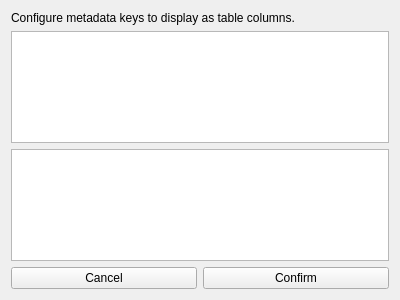
<?xml version="1.0" encoding="UTF-8"?>
<ui version="4.0">
 <class>Column</class>
 <widget class="QWidget" name="Column">
  <property name="geometry">
   <rect>
    <x>0</x>
    <y>0</y>
    <width>400</width>
    <height>300</height>
   </rect>
  </property>
  <property name="minimumSize">
   <size>
    <width>0</width>
    <height>0</height>
   </size>
  </property>
  <property name="windowTitle">
   <string>Table Column</string>
  </property>
  <layout class="QVBoxLayout" name="verticalLayout_2">
   <item>
    <widget class="QLabel" name="label">
     <property name="text">
      <string>Configure metadata keys to display as table columns.</string>
     </property>
    </widget>
   </item>
   <item>
    <layout class="QVBoxLayout" name="tableLayout">
     <item>
      <widget class="QTableWidget" name="tableWidget"/>
     </item>
    </layout>
   </item>
   <item>
    <widget class="QTableWidget" name="addTableWidget"/>
   </item>
   <item>
    <layout class="QHBoxLayout" name="horizontalLayout_4">
     <item>
      <widget class="QPushButton" name="cancelButton">
       <property name="toolTip">
        <string>Cancel and Close</string>
       </property>
       <property name="text">
        <string>Cancel</string>
       </property>
      </widget>
     </item>
     <item>
      <widget class="QPushButton" name="confirmButton">
       <property name="minimumSize">
        <size>
         <width>0</width>
         <height>0</height>
        </size>
       </property>
       <property name="toolTip">
        <string>Confirm your selections</string>
       </property>
       <property name="text">
        <string>Confirm</string>
       </property>
      </widget>
     </item>
    </layout>
   </item>
  </layout>
 </widget>
 <resources/>
 <connections/>
</ui>
